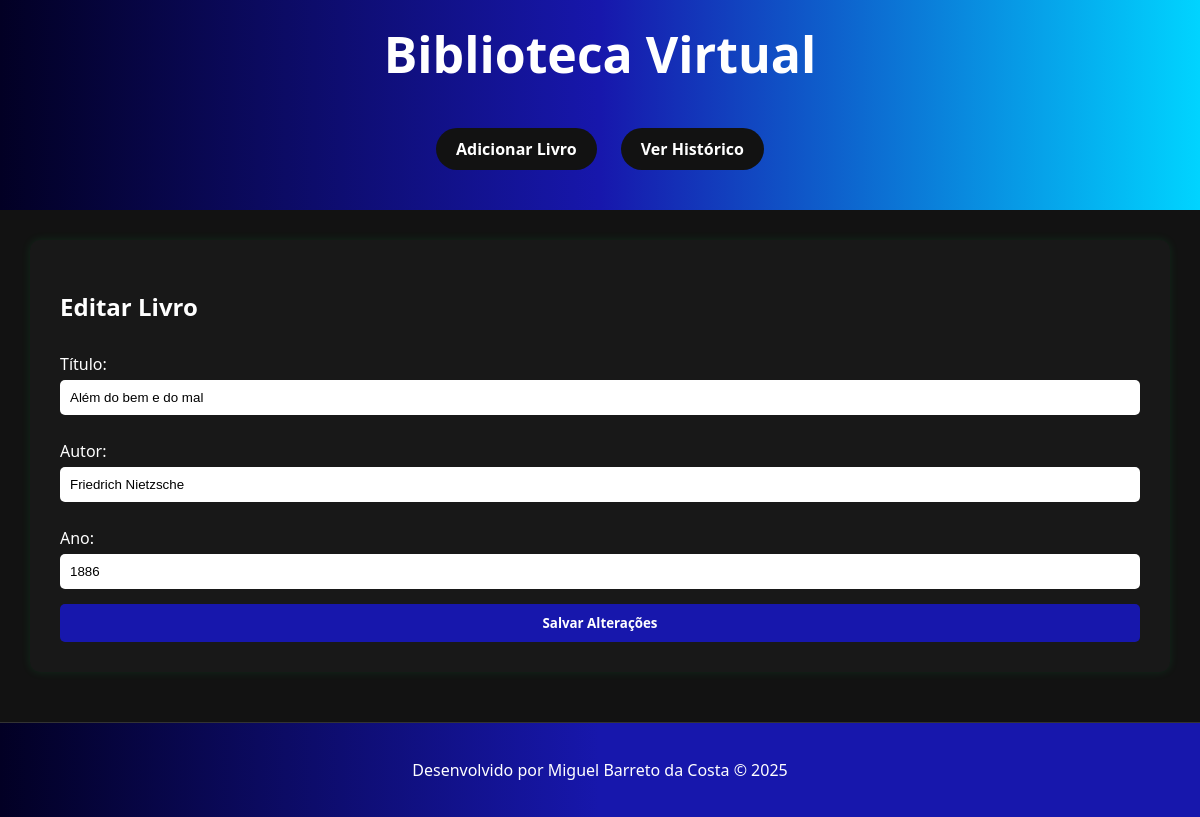
The page /editar/1 on the database its author committed.
### tables this page shows
CREATE TABLE livros (
            id INTEGER PRIMARY KEY AUTOINCREMENT,
            titulo TEXT NOT NULL,
            autor TEXT NOT NULL,
            ano TEXT NOT NULL,
            disponivel INTEGER NOT NULL DEFAULT 1
        );

### app.py (the view)
@app.route('/editar/<int:id>', methods=['GET', 'POST'])
def editar(id):
    if request.method == 'POST':
        titulo = request.form['titulo']
        autor = request.form['autor']
        ano = request.form['ano']
        atualizar_livro(id, titulo, autor, ano)
        return redirect(url_for('index'))
    else:
        livro = buscar_livro_por_id(id)
        return render_template('editar.html', livro=livro)

### db.py (called while the page is built)
def criar_conexao():
    return sqlite3.connect('biblioteca.db')

def buscar_livro_por_id(id):
    conn = criar_conexao()
    cursor = conn.cursor()
    cursor.execute('SELECT * FROM livros WHERE id = ?', (id,))
    livro = cursor.fetchone()
    conn.close()
    return livro

### templates/editar.html
{% extends "base.html" %}
{% block conteudo %}
<h2>Editar Livro</h2>
<form action="{{ url_for('editar', id=livro[0]) }}" method="post">
    <label for="titulo">Título:</label>
    <input type="text" name="titulo" value="{{ livro[1] }}" required>
    <label for="autor">Autor:</label>
    <input type="text" name="autor" value="{{ livro[2] }}" required>
    <label for="ano">Ano:</label>
    <input type="number" name="ano" value="{{ livro[3] }}" required>
    <button type="submit">Salvar Alterações</button>
</form>
{% endblock %}

### static/styles.css (style rules this page uses)
body { margin: 0; padding: 0; font-family: 'Segoe UI', sans-serif; background-color: #121212; color: #ffffff; }
form { display: flex; flex-direction: column; }
form label { margin: 10px 0 5px; }
form input, form select { padding: 10px; border: none; border-radius: 5px; margin-bottom: 15px; }
form button { padding: 10px; background-color: #1717ac; border: none; color: #ffffff; border-radius: 5px; cursor: pointer; transition: background-color 0.3s; font-weight: bold; font-family: 'Segoe UI', sans-serif; }

### rows shown on the page
livros: titulo "Além do bem e do mal", autor "Friedrich Nietzsche", ano "1886"
